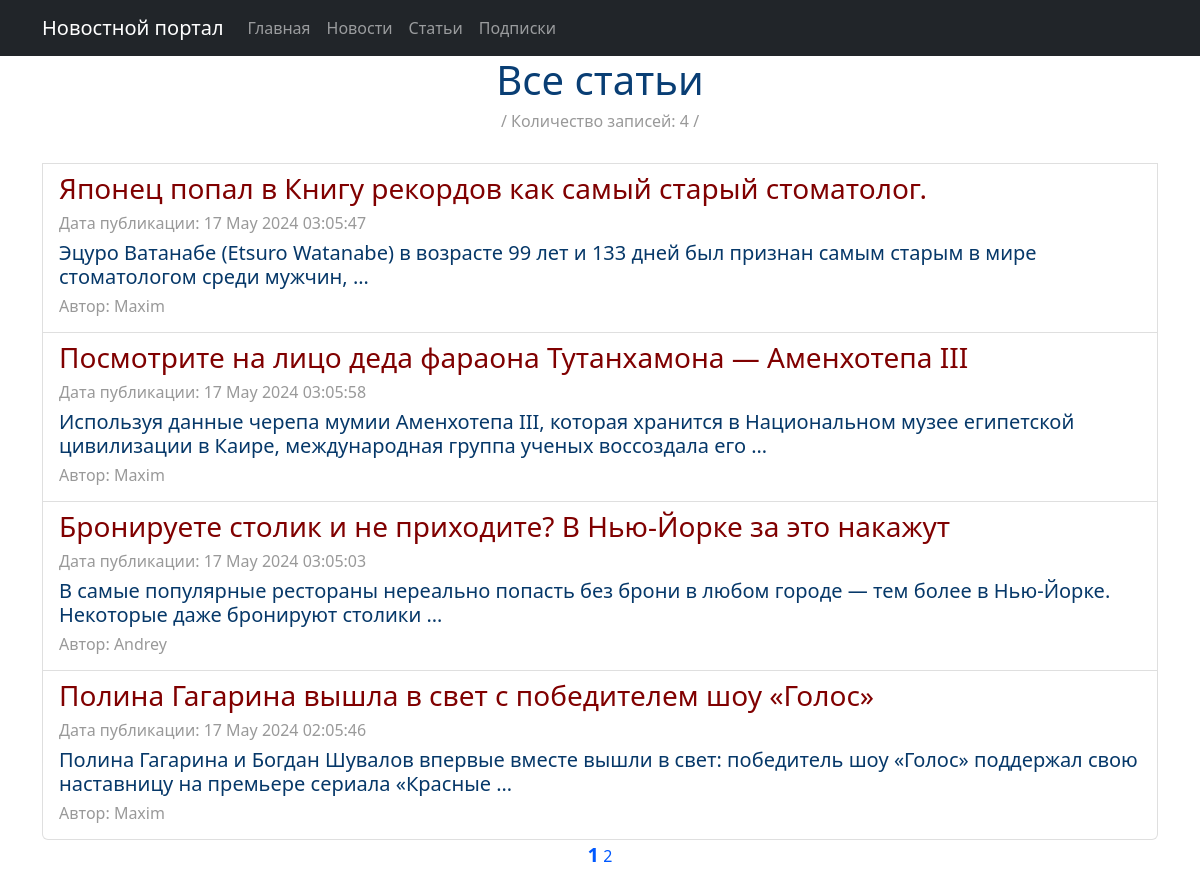
/articles/, run on an earlier commit of the app's database.
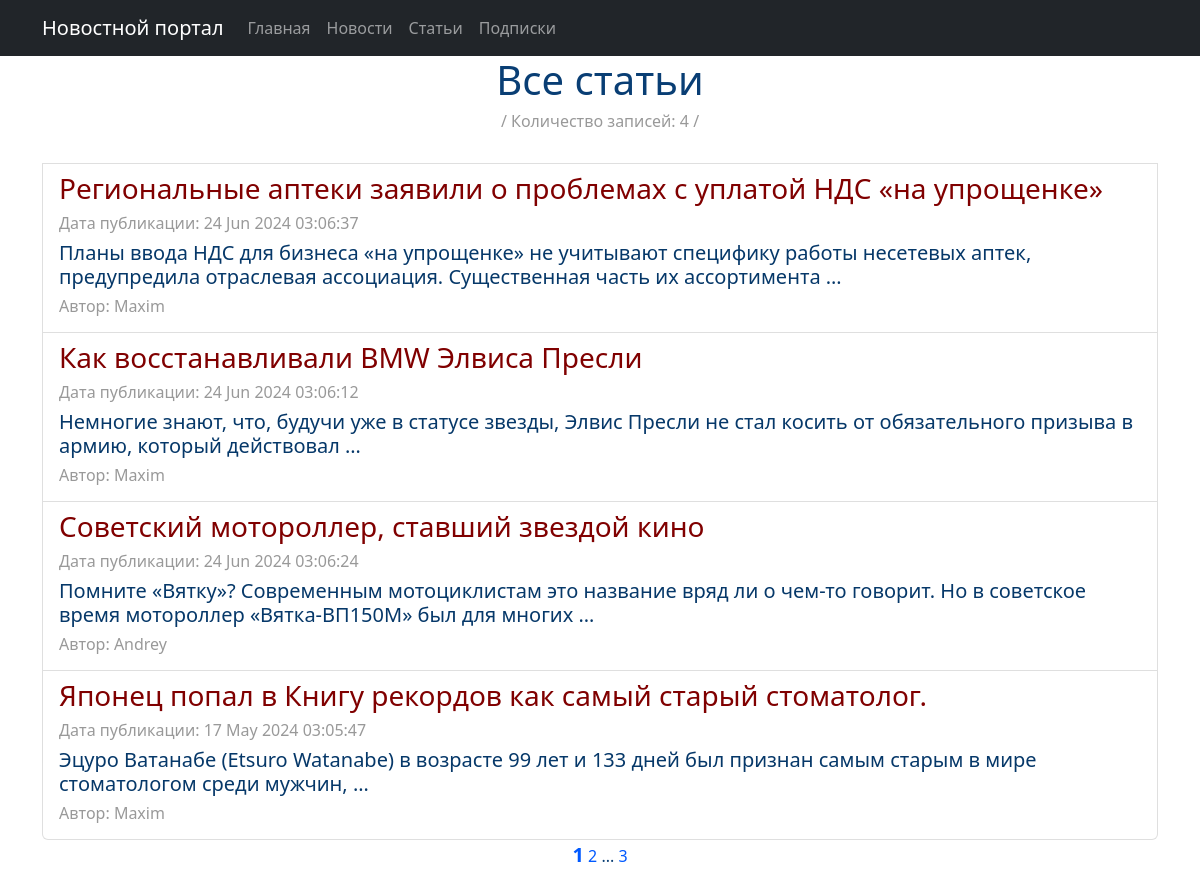
And on a later commit of the database.
### news/models.py (models this page shows, shortened)
class Post(models.Model):
    categor = [
        ('AR', 'Статья'),
        ('NE', 'Новость'),
    ]
    type = models.CharField(max_length=8, choices=categor, default='AR')
    user = models.ForeignKey(Author, on_delete=models.CASCADE, related_name='post')
    category = models.ManyToManyField(Category, through='PostCategory')
    date = models.DateTimeField(auto_now_add=True)
    title = models.CharField(max_length=256)
    text = models.TextField()
    rating = models.SmallIntegerField(default=0)

class Author(models.Model):
    user = models.OneToOneField(User, on_delete=models.CASCADE)
    rating = models.SmallIntegerField(default=0)

### news/views.py (the view)
# urls.py: path('articles/', ArticlesList.as_view(), name='articles_list'),
class ArticlesList(ListView):
    model = Post
    ordering = '-date'
    template_name = 'articles.html'
    context_object_name = 'articles'
    paginate_by = 4
    def get_queryset(self):
        return Post.objects.filter(type='AR').order_by('-date')

### news/templatetags/custom_filters.py (called while the page is built)
@register.filter()
def length(value):
    return len(value)

### news/templatetags/custom_tags.py (called while the page is built)
@register.simple_tag(takes_context=True)
def url_replace(context, **kwargs):
    d = context['request'].GET.copy()
    for k, v in kwargs.items():
        d[k] = v
    return d.urlencode()

### templates/articles.html (shortened to what this page needs)
{% extends 'flatpages/default.html' %}
{% load custom_filters %}
{% load custom_tags %}
{% block content %}
<h1>Все статьи</h1>
<h6><span
        style="color: #999999;">/ Количество записей: {{articles|length}} /</span></h6>
{% if articles %}
<div class="list-group">
    <br>
    {% for article in articles %}
    <a href="{{ article.id }}" class="list-group-item list-group-item-action">
        <h3 style="text-align: left;"><span
                style="color: #800000;">{{ article.title }}</span></h3>
        <h6 style="text-align: left;"><span
                style="color: #999999;">Дата публикации: {{article.date |date:'d M Y h:m:s'}}</span></h6>
        <h5 style="text-align: left;">{{ article.text | truncatewords:20 }}</h5>
        <h6 style="text-align: left;"><span
                style="color: #999999;">Автор: {{ article.user.user }}</span></h6>
    </a>
    {% endfor %}
</div>
{% else %}
<h2>Статей нет!</h2>
{% endif %}
<a style="font-size: 20px;"><b>{{ page_obj.number }}</b></a>
{% if page_obj.has_next %}
<a href="?{% url_replace page=page_obj.next_page_number %}">{{ page_obj.next_page_number }}</a>
{% if paginator.num_pages != page_obj.next_page_number %}
...
<a href="?{% url_replace page=page_obj.paginator.num_pages %}">{{ page_obj.paginator.num_pages }}</a>
{% endif %}
{% endif %}
{% endblock content %}

What changed in the data, as far as the page shows it:
no longer on this page (row unchanged): Post: title "Посмотрите на лицо деда фараона Тутанхамона — Аменхотепа III", date "17 May 2024 03:05:58", text "Используя данные черепа мумии Аменхотепа III, которая хранится в Национальном музее египетской цивилизации в Каире, международная группа ученых воссоздала его …", user.user "Maxim"
no longer on this page (row unchanged): Post: title "Бронируете столик и не приходите? В Нью-Йорке за это накажут", date "17 May 2024 03:05:03", text "В самые популярные рестораны нереально попасть без брони в любом городе — тем более в Нью-Йорке. Некоторые даже бронируют столики …", user.user "Andrey"
no longer on this page (row unchanged): Post: title "Полина Гагарина вышла в свет с победителем шоу «Голос»", date "17 May 2024 02:05:46", text "Полина Гагарина и Богдан Шувалов впервые вместе вышли в свет: победитель шоу «Голос» поддержал свою наставницу на премьере сериала «Красные …", user.user "Maxim"
added Post: title "Региональные аптеки заявили о проблемах с уплатой НДС «на упрощенке»", date "24 Jun 2024 03:06:37", text "Планы ввода НДС для бизнеса «на упрощенке» не учитывают специфику работы несетевых аптек, предупредила отраслевая ассоциация. Существенная часть их ассортимента …", user.user "Maxim"
added Post: title "Как восстанавливали BMW Элвиса Пресли", date "24 Jun 2024 03:06:12", text "Немногие знают, что, будучи уже в статусе звезды, Элвис Пресли не стал косить от обязательного призыва в армию, который действовал …", user.user "Maxim"
added Post: title "Советский мотороллер, ставший звездой кино", date "24 Jun 2024 03:06:24", text "Помните «Вятку»? Современным мотоциклистам это название вряд ли о чем-то говорит. Но в советское время мотороллер «Вятка-ВП150М» был для многих …", user.user "Andrey"
Also different on the page:
{{ page_obj.paginator.num_pages }}: (not shown) → "3"
